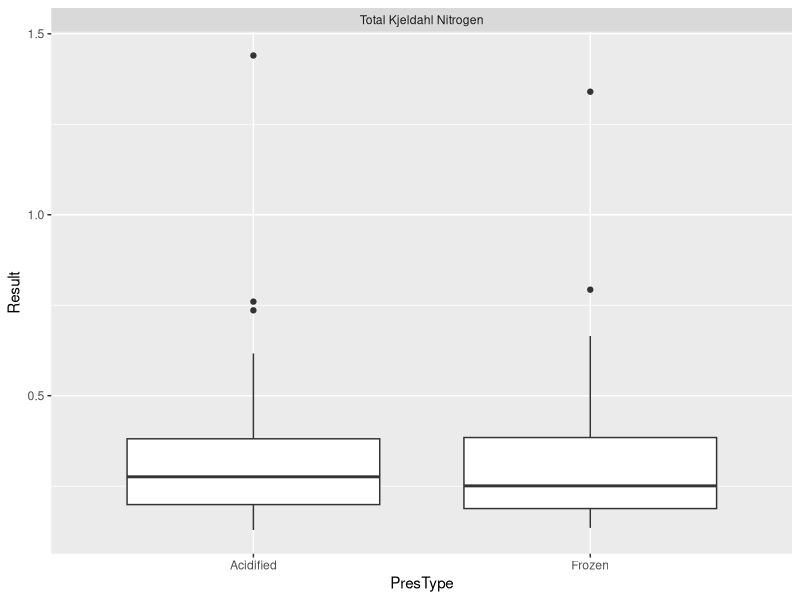
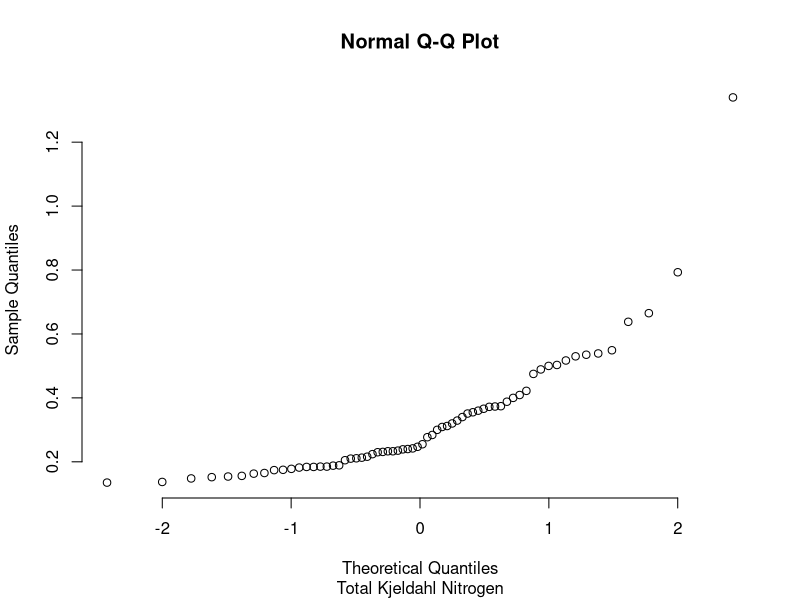
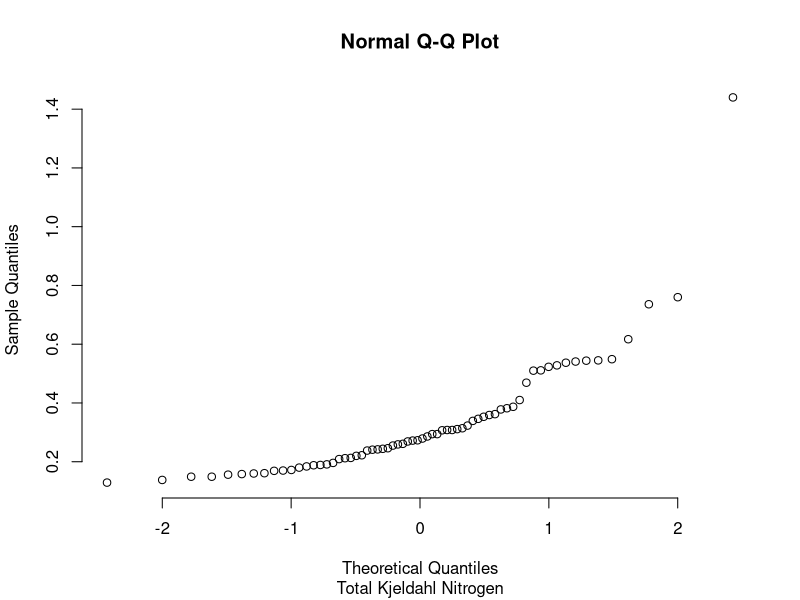
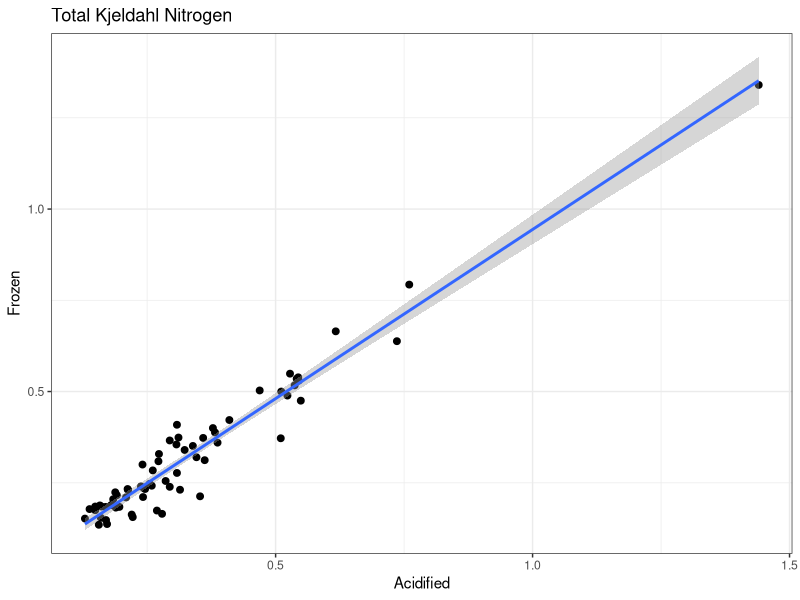
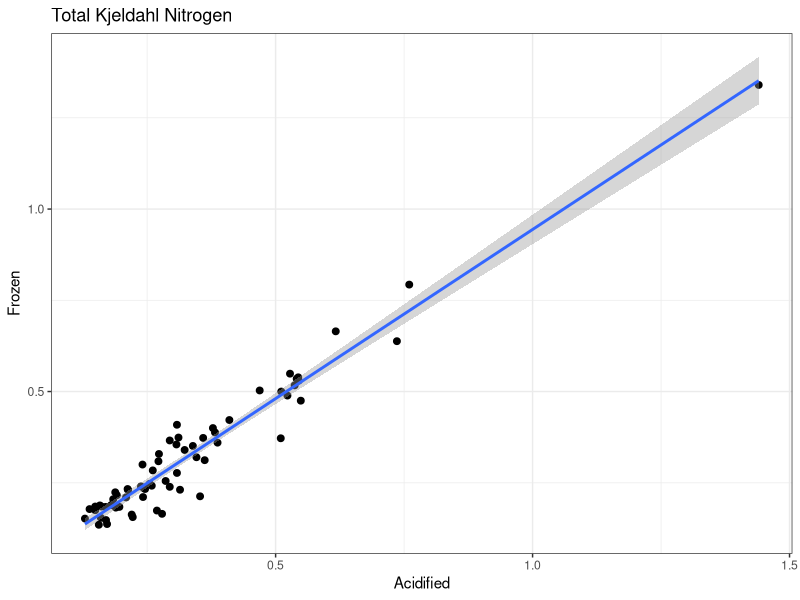

The R source for these figures, in order: (Note: this script raises an error after producing the figures.)
## ---- chunk 1
# read in packages
library(tidyverse)
library(stats)
## ---- chunk 2
# read in data
df_wq <- read_csv('01_WaterQuality/nutrient-comparison-study/data/nutrient_data.csv')

# mutate df, drop NAs (< RL values)
df_wq <- df_wq %>%
  pivot_longer(cols = c(Frozen, Acidified),
               names_to = 'PresType',
               values_to = 'Result') %>%
   drop_na()
## ---- chunk 3
by(data = df_wq, 
   INDICES = c(df_wq[,'Analyte'],df_wq[,'PresType']), 
   FUN = summary)
## ---- chunk 4
ggplot(df_wq, aes(PresType, Result)) +
  geom_boxplot()+
   facet_wrap(~Analyte)
## ---- chunk 5
for (analyte in unique(df_wq$Analyte)){
   df_test <- df_wq %>% subset(Analyte == analyte)
   barlett_test <- bartlett.test(df_test$Result ~ df_test$PresType)
   
   print(paste0('--',analyte,'--'))
   print(barlett_test)
}
## ---- chunk 6
for (analyte in unique(df_wq$Analyte)){
   df_test <- df_wq %>% subset(df_wq$Analyte == analyte)
   
   qq_test <- qqnorm(df_test$Result[df_test$PresType == 'Frozen'], pch = 1, frame = FALSE)
   title(sub = analyte)
   
   print(qq_test)
}
## ---- chunk 7
for (analyte in unique(df_wq$Analyte)){
   df_test <- df_wq %>% subset(df_wq$Analyte == analyte)
   
   qq_test <- qqnorm(df_test$Result[df_test$PresType == 'Acidified'], pch = 1, frame = FALSE)
   title(sub = analyte)
   
   print(qq_test)
}
## ---- chunk 8
for (analyte in unique(df_wq$Analyte)){
   df_test <- df_wq %>% subset(Analyte == analyte)
   
   df_test <- df_test %>%
      pivot_wider(names_from = 'PresType',
                  values_from = 'Result')
   
   plt <- ggplot(df_test, aes(Acidified, Frozen)) +
      geom_point(size=2) +
      geom_smooth(method='lm') +
      theme_bw() +
      ggtitle(analyte)
   
   print(plt)

   ggsave(paste0('01_WaterQuality/nutrient-comparison-study/plots/lm_',analyte,'.jpg'),
          plot = plt,
          height = 3,
          width = 4.5)
   }
## ---- chunk 9
for (analyte in unique(df_wq$Analyte)){
   df_test <- df_wq %>% subset(Analyte == analyte)
   
   ttest <- t.test(formula = df_test$Result ~ df_test$PresType,
                   alternative = 'two.sided',
                   mu = 0, 
                   paired = FALSE,   
                   var.equal = TRUE,
                   conf.level = 0.95)
   
   print(paste0('--',analyte,'--'))
   print(ttest)
   }
